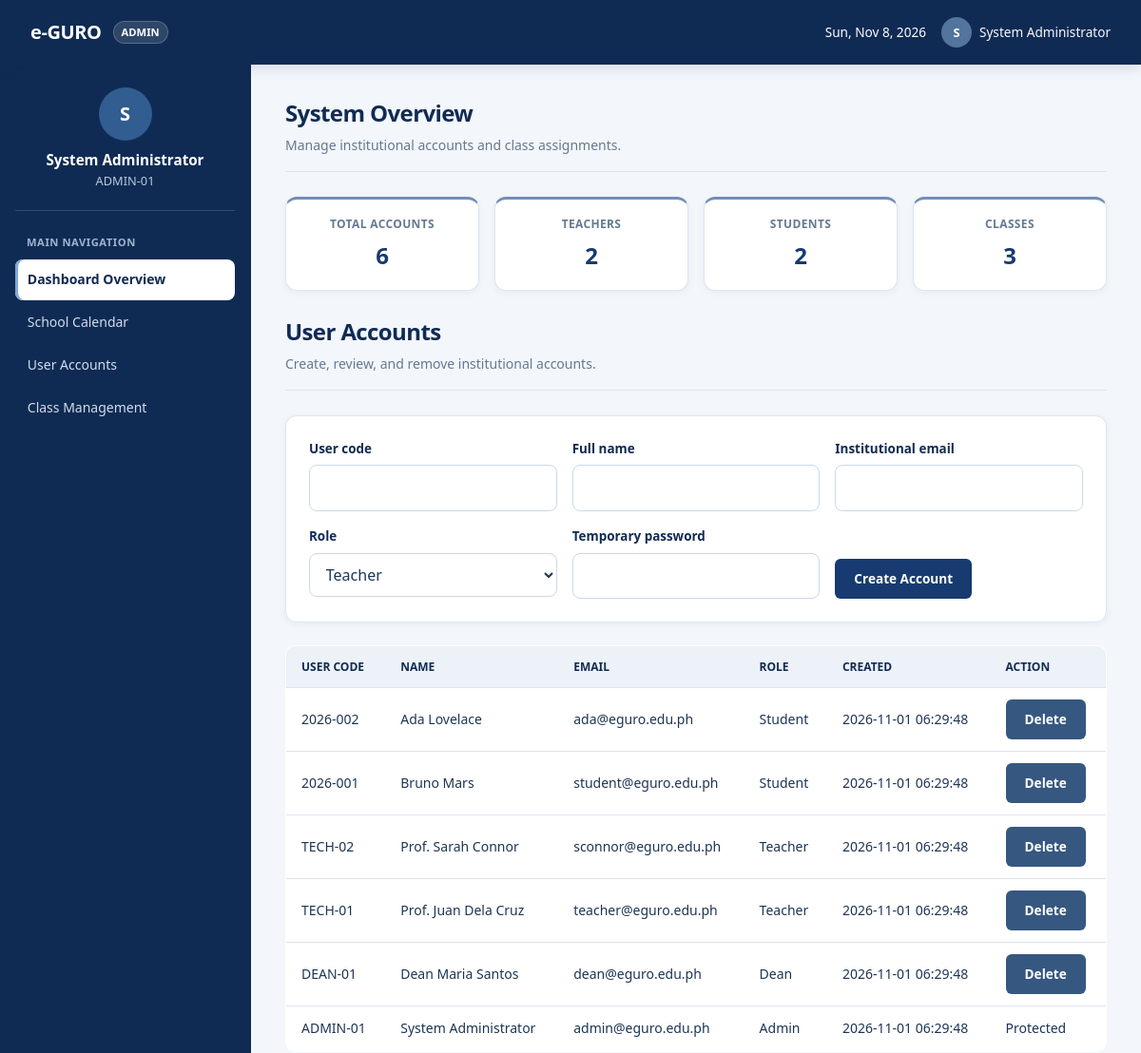
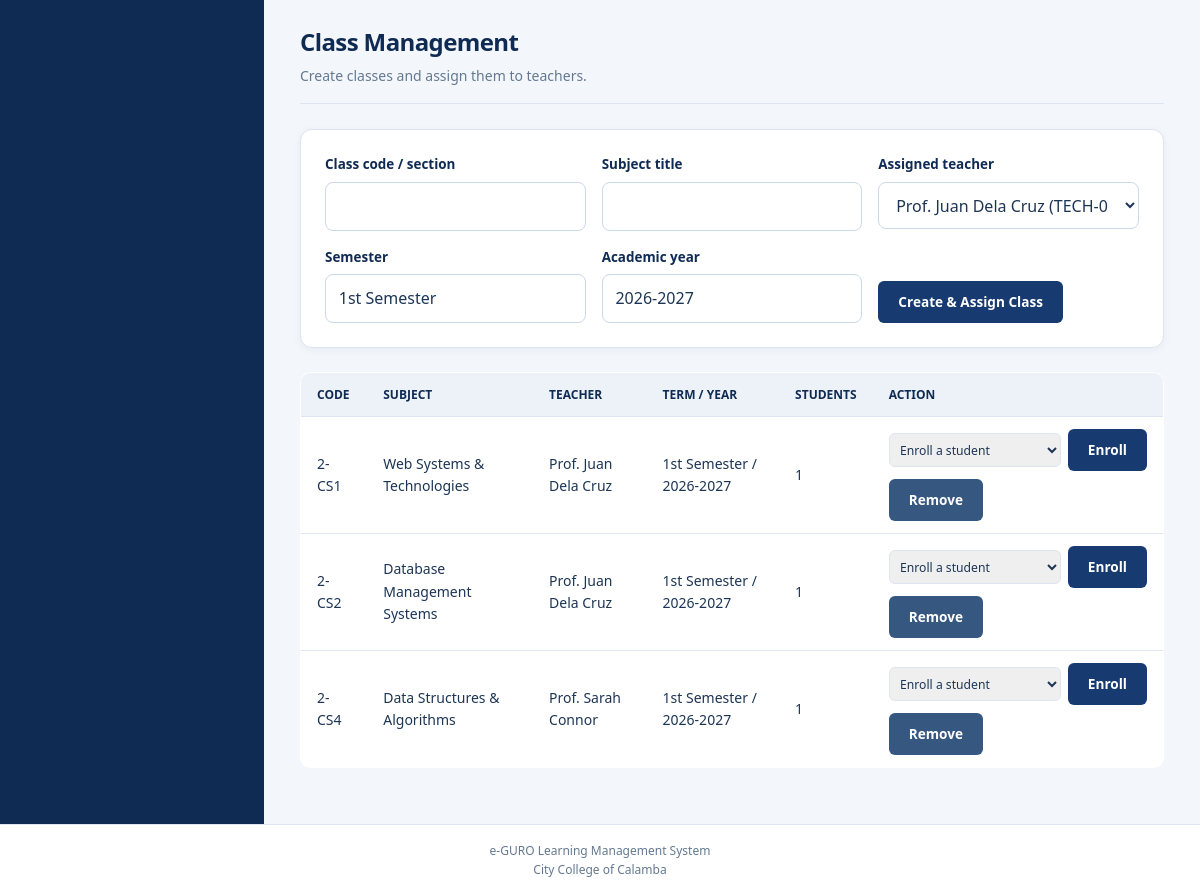
Page /admin/dashboard.php (signed in) on the committed database (2 pictures, top to bottom).
### tables this page shows
CREATE TABLE IF NOT EXISTS `users` (
    `id` INT AUTO_INCREMENT PRIMARY KEY,
    `user_code` VARCHAR(50) NOT NULL UNIQUE,
    `full_name` VARCHAR(150) NOT NULL,
    `email` VARCHAR(150) NOT NULL UNIQUE,
    `password` VARCHAR(255) NOT NULL,
    `role` ENUM('admin', 'dean', 'teacher', 'student') NOT NULL,
    `created_at` DATETIME DEFAULT CURRENT_TIMESTAMP
);

CREATE TABLE IF NOT EXISTS `classes` (
    `id` INT AUTO_INCREMENT PRIMARY KEY,
    `code` VARCHAR(50) NOT NULL UNIQUE,
    `name` VARCHAR(150) NOT NULL,
    `teacher_id` INT NULL,
    `fiscal_year` VARCHAR(50) DEFAULT '2026-2027',
    `semester` VARCHAR(50) DEFAULT '1st Semester',
    `created_at` DATETIME DEFAULT CURRENT_TIMESTAMP,
    FOREIGN KEY (`teacher_id`) REFERENCES `users`(`id`) ON DELETE SET NULL
);

### includes/functions.php (called while the page is built, shortened)
<?php
function e($value): string
{
    return htmlspecialchars((string) $value, ENT_QUOTES, 'UTF-8');
}

### includes/auth.php (called while the page is built, shortened)
<?php
function current_user(): ?array
{
    if (!empty($_SESSION['user'])) {
        return $_SESSION['user'];
    }
    return null;
}
function require_login(): array
{
    $user = current_user();
    return $user;
}

### admin/dashboard.php (the view, shortened to what this page needs)
<?php
require_once __DIR__ . '/../includes/auth.php';
require_once __DIR__ . '/../includes/functions.php';
$user = require_login();
$basePath = '../';
$activePage = 'dashboard';
$pdo = Database::connect();
$metrics = $pdo->query(
    "SELECT
        COUNT(*) AS accounts,
        SUM(role = 'teacher') AS teachers,
        SUM(role = 'student') AS students
     FROM users"
)->fetch();
$metrics['classes'] = (int) $pdo->query('SELECT COUNT(*) FROM classes')->fetchColumn();
$users = $pdo->query(
    'SELECT id, user_code, full_name, email, role, created_at
     FROM users ORDER BY created_at DESC, id DESC'
)->fetchAll();
$classes = $pdo->query(
    'SELECT c.id, c.code, c.name, c.semester, c.fiscal_year,
            u.full_name AS teacher_name, COALESCE(enrollment_counts.students_count, 0) AS students_count
     FROM classes c
     LEFT JOIN users u ON u.id = c.teacher_id
     LEFT JOIN (
         SELECT class_id, COUNT(DISTINCT student_id) AS students_count
         FROM class_enrollments
         GROUP BY class_id
     ) enrollment_counts ON enrollment_counts.class_id = c.id
     ORDER BY c.code'
)->fetchAll();
$teachers = $pdo->query(
    "SELECT id, user_code, full_name FROM users WHERE role = 'teacher' ORDER BY full_name"
)->fetchAll();
$students = $pdo->query(
    "SELECT id, user_code, full_name FROM users WHERE role = 'student' ORDER BY full_name"
)->fetchAll();
include __DIR__ . '/../includes/header.php';
include __DIR__ . '/../includes/sidebar.php';
?>
<main class="main-content">
    <div class="page-header">
        <h2>System Overview</h2>
        <p>Manage institutional accounts and class assignments.</p>
    </div>
    <section class="progress-grid" aria-label="System totals">
        <?php foreach ([
            'Total Accounts' => (int) $metrics['accounts'],
            'Teachers' => (int) $metrics['teachers'],
            'Students' => (int) $metrics['students'],
            'Classes' => (int) $metrics['classes'],
        ] as $label => $value): ?>
            <article class="progress-card">
                <span class="progress-label"><?= e($label) ?></span>
                <span class="progress-value"><?= $value ?></span>
            </article>
        <?php endforeach; ?>
    </section>
    <section id="accounts">
        <div class="page-header">
            <h2>User Accounts</h2>
            <p>Create, review, and remove institutional accounts.</p>
        </div>
        <form class="card form" method="post" action="../actions/admin_actions.php">
            <div class="field">
                <label for="user-code">User code</label>
                <input id="user-code" name="user_code" required maxlength="50">
            </div>
            <div class="field">
                <label for="full-name">Full name</label>
                <input id="full-name" name="full_name" required maxlength="150">
            </div>
            <div class="field">
                <label for="email">Institutional email</label>
                <input id="email" name="email" type="email" required maxlength="150">
            </div>
            <div class="field">
                <label for="role">Role</label>
                <select id="role" name="role" required>
                    <option value="teacher">Teacher</option>
                </select>
            </div>
            <div class="field">
                <label for="password">Temporary password</label>
                <input id="password" name="password" type="password" required minlength="8">
            </div>
            <button class="btn" type="submit">Create Account</button>
        </form>
        <div class="table-responsive">
            <table class="data-table">
                <thead><tr><th>User code</th><th>Name</th><th>Email</th><th>Role</th><th>Created</th><th>Action</th></tr></thead>
                <tbody>
                <?php foreach ($users as $account): ?>
                    <tr>
                        <td><?= e($account['user_code']) ?></td>
                        <td><?= e($account['full_name']) ?></td>
                        <td><?= e($account['email']) ?></td>
                        <td><?= e(ucfirst($account['role'])) ?></td>
                        <td><?= e($account['created_at'] ?? '') ?></td>
                        <td>
                            <?php if ($account['role'] !== 'admin' && (int) $account['id'] !== (int) $user['id']): ?>
                                <form method="post" action="../actions/admin_actions.php">
                                    <button class="btn btn-danger btn-sm" type="submit">Delete</button>
                                </form>
                            <?php else: ?><span>Protected</span><?php endif; ?>
                        </td>
                    </tr>
                <?php endforeach; ?>
                </tbody>
            </table>
        </div>
    </section>
    <section id="classes">
        <div class="page-header">
            <h2>Class Management</h2>
            <p>Create classes and assign them to teachers.</p>
        </div>
        <form class="card form" method="post" action="../actions/admin_actions.php">
            <div class="field">
                <label for="class-code">Class code / section</label>
                <input id="class-code" name="code" required maxlength="50">
            </div>
            <div class="field">
                <label for="class-name">Subject title</label>
                <input id="class-name" name="name" required maxlength="150">
            </div>
            <div class="field">
                <label for="teacher-id">Assigned teacher</label>
                <select id="teacher-id" name="teacher_id" required>
                    <?php foreach ($teachers as $teacher): ?>
                        <option value="<?= (int) $teacher['id'] ?>"><?= e($teacher['full_name'] . ' (' . $teacher['user_code'] . ')') ?></option>
                    <?php endforeach; ?>
                </select>
            </div>
            <div class="field">
                <label for="semester">Semester</label>
                <input id="semester" name="semester" required value="1st Semester" maxlength="50">
            </div>
            <div class="field">
                <label for="fiscal-year">Academic year</label>
                <input id="fiscal-year" name="fiscal_year" required value="2026-2027" maxlength="50">
            </div>
            <button class="btn" type="submit" <?= !$teachers ? 'disabled' : '' ?>>Create &amp; Assign Class</button>
        </form>
        <div class="table-responsive">
            <table class="data-table">
                <thead><tr><th>Code</th><th>Subject</th><th>Teacher</th><th>Term / Year</th><th>Students</th><th>Action</th></tr></thead>
                <tbody>
                <?php foreach ($classes as $class): ?>
                    <tr>
                        <td><?= e($class['code']) ?></td>
                        <td><?= e($class['name']) ?></td>
                        <td><?= e($class['teacher_name'] ?? 'Unassigned') ?></td>
                        <td><?= e($class['semester'] . ' / ' . $class['fiscal_year']) ?></td>
                        <td><?= (int) $class['students_count'] ?></td>
                        <td>
                            <?php if ($students): ?>
                                <form class="enrollment-form" method="post" action="../actions/admin_actions.php">
                                    <select name="student_id" aria-label="Select student for <?= e($class['code']) ?>" required>
                                        <option value="">Enroll a student</option>
                                    </select>
                                    <button class="btn btn-sm" type="submit">Enroll</button>
                                </form>
                            <?php else: ?><span>Create a student account first.</span><?php endif; ?>
                            <form method="post" action="../actions/admin_actions.php">
                                <button class="btn btn-danger btn-sm" type="submit">Remove</button>
                            </form>
                        </td>
                    </tr>
                <?php endforeach; ?>
                </tbody>
            </table>
        </div>
    </section>
</main>
<?php include __DIR__ . '/../includes/footer.php'; ?>

### includes/header.php (shortened to what this page needs)
<?php
$basePath  = $basePath ?? '../';
$user      = $user ?? current_user();
$avatarInitial = strtoupper(substr((string) ($user['name'] ?? 'U'), 0, 1));
?>
<!DOCTYPE html>
<html lang="en">
<head>
    <link rel="stylesheet" href="<?= e($basePath) ?>assets/css/style.css?v=<?= (int) filemtime(__DIR__ . '/../assets/css/style.css') ?>">
</head>
<body>
<header class="topbar">
    <div class="brand-area">
        <h1>e-GURO</h1>
        <span class="brand-badge"><?= e(strtoupper($user['role'] ?? 'LMS')) ?></span>
    </div>
    <div class="header-right">
        <span><?= e(date('D, M j, Y')) ?></span>
        <details class="profile-dropdown">
            <summary>
                <span class="user-avatar" aria-hidden="true"><?= e($avatarInitial) ?></span>
                <span><?= e($user['name'] ?? 'User') ?></span>
            </summary>
        </details>
    </div>
</header>
<div class="layout-container">

### includes/sidebar.php
<?php
$activePage   = $activePage ?? 'dashboard';
$basePath     = $basePath ?? '../';
$user         = $user ?? current_user();
$role         = strtolower($user['role'] ?? 'student');
$avatarInitial = strtoupper(substr((string) ($user['name'] ?? 'U'), 0, 1));
$classContext = $classContext ?? null;
$activeTab    = $activeTab ?? null;
$menus = [
    'admin' => [
        'Main Navigation' => [
            'dashboard' => ['Dashboard Overview', $basePath . 'admin/dashboard.php'],
            'calendar'  => ['School Calendar',   $basePath . 'admin/calendar.php'],
            'accounts'  => ['User Accounts',     $basePath . 'admin/dashboard.php#accounts'],
            'classes'   => ['Class Management',  $basePath . 'admin/dashboard.php#classes'],
        ]
    ],
    'teacher' => [
        'Teacher Management' => [
            'dashboard' => ['Overview',          $basePath . 'teacher/dashboard.php'],
            'classes'   => ['My Classes',        $basePath . 'teacher/my-classes.php'],
            'students'  => ['Student List',      $basePath . 'teacher/students.php'],
            'calendar'  => ['Academic Calendar', $basePath . 'teacher/calendar.php'],
            'assignments' => ['Assignments', $basePath . 'teacher/assignments.php'],
            'quizzes' => ['Quiz Builder', $basePath . 'teacher/quizzes.php'],
            'materials' => ['Learning Materials', $basePath . 'teacher/learning-materials.php'],
            'profile' => ['My Profile', $basePath . 'teacher/teacher-profile.php'],
            'settings' => ['Settings', $basePath . 'teacher/settings.php'],
        ]
    ],
    'student' => [
        'Academic Core' => [
            'dashboard'    => ['Dashboard',      'dashboard.php'],
            'todo'         => ['To Do List',     'todo.php'],
            'my-class'     => ['My Classes',     'my-class.php'],
            'quizzes'      => ['Quizzes',        'quizzes.php'],
            'grade-report' => ['Grade Report',   'grade-report.php'],
        ],
        'Information & Resources' => [
            'student-info' => ['Student Profile', 'student-info.php'],
            'calendar'     => ['Calendar',        'calendar.php'],
            'oer'          => ['OER Library',     'oer.php'],
            'privacy'      => ['Privacy Policy',  'privacy.php'],
        ]
    ]
];
$currentMenu = $menus[$role === 'dean' ? 'admin' : $role] ?? $menus['student'];
?>
<nav class="sidebar">
    <div class="sidebar-profile">
        <span class="user-avatar user-avatar-large" aria-hidden="true"><?= e($avatarInitial) ?></span>
        <h3><?= e($user['name'] ?? 'User Name') ?></h3>
        <p><?= e($user['student_id'] ?? $user['user_code'] ?? 'ID: 2026-0001') ?></p>
    </div>
    <?php if ($role === 'student' && $classContext): ?>
        <div class="sidebar-back-link">
            <a href="dashboard.php" class="btn-sidebar-back">Back to Dashboard</a>
        </div>
        <div class="nav-section-title">
            <?= e($classContext['subject']) ?>
            <span class="nav-section-subtitle"><?= e($classContext['section']) ?></span>
        </div>
        <ul>
            <?php
            $classTabs = [
                'overview'      => 'Course Overview',
                'lessons'       => 'Lessons',
                'assessments'   => 'Assessments',
                'progress'      => 'Progress',
                'colleagues'    => 'Classmates',
                'announcements' => 'Announcements',
            ];
            foreach ($classTabs as $tabKey => $tabLabel):
            ?>
                <li>
                    <a href="class-details.php?id=<?= (int) $classContext['id'] ?>&tab=<?= $tabKey ?>"
                       class="<?= ($activeTab ?? ($_GET['tab'] ?? 'overview')) === $tabKey ? 'active' : '' ?>">
                        <span><?= e($tabLabel) ?></span>
                    </a>
                </li>
            <?php endforeach; ?>
        </ul>
        <div class="nav-section-title">Quick Links</div>
        <ul>
            <li><a href="my-class.php"><span>All Classes</span></a></li>
            <li><a href="todo.php"><span>To Do List</span></a></li>
            <li><a href="grade-report.php"><span>Grade Report</span></a></li>
        </ul>
    <?php else: ?>
        <?php foreach ($currentMenu as $sectionTitle => $items): ?>
            <div class="nav-section-title"><?= e($sectionTitle) ?></div>
            <ul>
                <?php foreach ($items as $key => [$label, $href]): ?>
                    <li>
                        <a href="<?= e($href) ?>" class="<?= $key === $activePage ? 'active' : '' ?>">
                            <span><?= e($label) ?></span>
                        </a>
                    </li>
                <?php endforeach; ?>
            </ul>
        <?php endforeach; ?>
    <?php endif; ?>
</nav>

### includes/footer.php (shortened to what this page needs)
</div>
<footer class="site-footer">
    <p>e-GURO Learning Management System</p>
    <p>City College of Calamba</p>
</footer>
</body>
</html>

### rows in the picture
users: role "ADMIN", full_name "S", full_name "System Administrator", user_code "ADMIN-01", email "admin@eguro.edu.ph", role "Admin", created_at "2026-11-01 06:29:48", shows "Protected"
users: user_code "2026-002", full_name "Ada Lovelace", email "ada@eguro.edu.ph", role "Student", created_at "2026-11-01 06:29:48"
users: user_code "2026-001", full_name "Bruno Mars", email "student@eguro.edu.ph", role "Student", created_at "2026-11-01 06:29:48"
users: user_code "TECH-02", full_name "Prof. Sarah Connor", email "sconnor@eguro.edu.ph", role "Teacher", created_at "2026-11-01 06:29:48"
users: user_code "TECH-01", full_name "Prof. Juan Dela Cruz", email "teacher@eguro.edu.ph", role "Teacher", created_at "2026-11-01 06:29:48"
users: user_code "DEAN-01", full_name "Dean Maria Santos", email "dean@eguro.edu.ph", role "Dean", created_at "2026-11-01 06:29:48"
classes: code "2-CS1", name "Web Systems & Technologies", teacher.full_name "Prof. Juan Dela Cruz", semester+fiscal_year "1st Semester / 2026-2027", students_count "1"
classes: code "2-CS2", name "Database Management Systems", teacher.full_name "Prof. Juan Dela Cruz", semester+fiscal_year "1st Semester / 2026-2027", students_count "1"
classes: code "2-CS4", name "Data Structures & Algorithms", teacher.full_name "Prof. Sarah Connor", semester+fiscal_year "1st Semester / 2026-2027", students_count "1"

### other values in the picture
$sectionTitle "MAIN NAVIGATION"
$label "Dashboard Overview"
$label "School Calendar"
$label "User Accounts"
$label "Class Management"
$label "TOTAL ACCOUNTS"
$value "6"
$label "TEACHERS"
$value "2"
$label "STUDENTS"
$label "CLASSES"
$value "3"
form field teacher_id "Prof. Juan Dela Cruz (TECH-01)"
